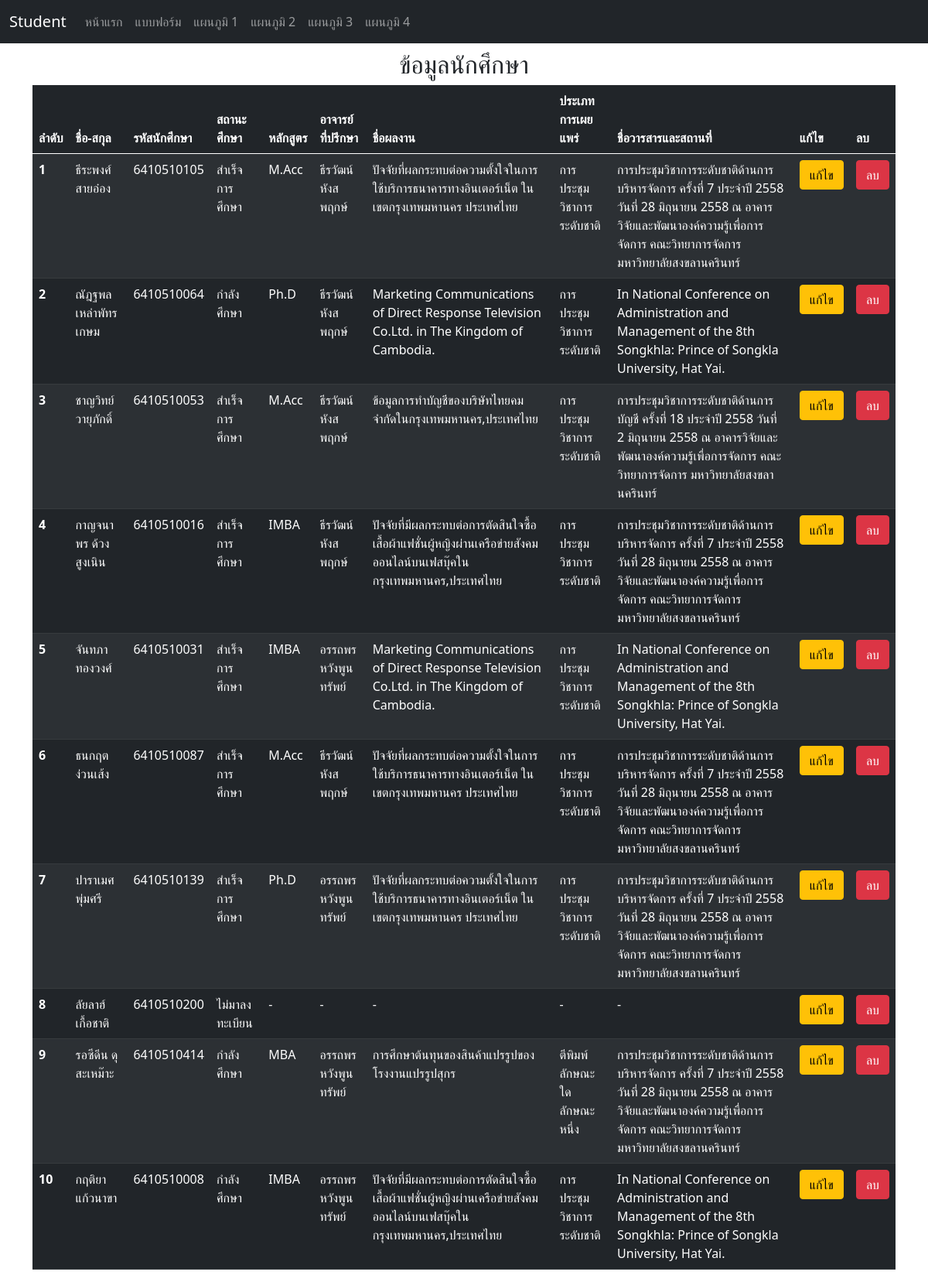
The page / on the database its author committed.
### myapp/models.py (models this page shows, shortened)
class Person(models.Model):
    name = models.CharField(max_length=100)
    s_id = models.IntegerField()
    date = models.DateField(auto_now_add=True)
    status = models.CharField(max_length=100)
    course = models.CharField(max_length=100)
    teacher = models.CharField(max_length=100)
    performance = models.CharField(max_length=100)
    typ_work = models.CharField(max_length=100)
    jour_name_place = models.CharField(max_length=200)

### myapp/views.py (the view)
# urls.py: path('',views.index),
def index(request):
    all_person = Person.objects.all()
    return render(request,"index.html",{"all_person":all_person})

### myapp/templates/index.html (shortened to what this page needs)
{% extends "base.html" %}
{% block content %}
    <h2 class="text-center">ข้อมูลนักศึกษา</h2>
    <table class="table table-dark table-striped">
        <thead>
          <tr>
            <th scope="col">ลำดับ</th>
            <th scope="col">ชื่อ-สกุล</th>
            <th scope="col">รหัสนักศึกษา</th>
            <th scope="col">สถานะศึกษา</th>
            <th scope="col">หลักสูตร</th>
            <th scope="col">อาจารย์ที่ปรึกษา</th>
            <th scope="col">ชื่อผลงาน</th>
            <th scope="col">ประเภทการเผยแพร่</th>
            <th scope="col">ชื่อวารสารและสถานที่</th>
            <th scope="col">แก้ไข</th>
            <th scope="col">ลบ</th>
          </tr>
        </thead>
        <tbody>
            {% for person in all_person %}
            <tr>
                <th scope="row">{{person.id}}</th>
                <td>{{person.name}}</td>
                <td>{{person.s_id}}</td>
                <td>{{person.status}}</td>
                <td>{{person.course}}</td>
                <td>{{person.teacher}}</td>
                <td>{{person.performance}}</td>
                <td>{{person.typ_work}}</td>
                <td>{{person.jour_name_place}}</td>
                <td><a href="edit/{{person.id}}" class="btn btn-warning">แก้ไข</a></td>
                <td>
                    <a href="delete/{{person.id}}"
                    class="btn btn-danger"
                    onclick="return confirm('คุณต้องการลบ {{person.name}} หรือไม่ ?')"
                    >ลบ</a>
            </tr>
            {% endfor %}
        </tbody>
      </table>
{% endblock %}

### myapp/templates/base.html (shortened to what this page needs)
<!DOCTYPE html>
<html lang="en">
<head>
    <link href="https://cdn.jsdelivr.net/npm/bootstrap@5.0.2/dist/css/bootstrap.min.css" rel="stylesheet">
</head>
<body>
    <nav class="navbar navbar-expand-lg navbar-dark bg-dark">
        <div class="container-fluid">
          <a class="navbar-brand" href="/">Student</a>
          <div class="collapse navbar-collapse" id="navbarNav">
            <ul class="navbar-nav">
              <li class="nav-item">
                <a class="nav-link" aria-current="page" href="/">หน้าแรก</a>
              </li>
              <li class="nav-item">
                <a class="nav-link" href="/form">แบบฟอร์ม</a>
              </li>
              <li class="nav-item">
                <a class="nav-link" href="/chart1">แผนภูมิ 1</a>
              </li>
              <li class="nav-item">
                <a class="nav-link" href="/chart2">แผนภูมิ 2</a>
              </li>
              <li class="nav-item">
                <a class="nav-link" href="/chart3">แผนภูมิ 3</a>
              </li>
              <li class="nav-item">
                <a class="nav-link" href="/chart4">แผนภูมิ 4</a>
              </li>
            </ul>
          </div>
        </div>
      </nav>
    <div class="container my-2">
        {% block content %}
        {%endblock%}
    </div>
</body>
</html>

### rows shown on the page
Person: id "1", name "ธีระพงศ์ สายอ๋อง", s_id "6410510105", status "สำเร็จการศึกษา", course "M.Acc", teacher "ธีรวัฒน์ หังสพฤกษ์", performance "ปัจจัยที่ผลกระทบต่อความตั้งใจในการใช้บริการธนาคารทางอินเตอร์เน็ต ในเขตกรุงเทพมหานคร ประเทศไทย", typ_work "การประชุมวิชาการระดับชาติ", jour_name_place "การประชุมวิชาการระดับชาติด้านการบริหารจัดการ ครั้งที่ 7 ประจำปี 2558 วันที่ 28 มิถุนายน 2558 ณ อาคารวิจัยและพัฒนาองค์ความรู้เพื่อการจัดการ คณะวิทยาการจัดการ มหาวิทยาลัยสงขลานครินทร์"
Person: id "2", name "ณัฎฐพล เหล่าพัทรเกษม", s_id "6410510064", status "กำลังศึกษา", course "Ph.D", teacher "ธีรวัฒน์ หังสพฤกษ์", performance "Marketing Communications of Direct Response Television Co.Ltd. in The Kingdom of Cambodia.", typ_work "การประชุมวิชาการระดับชาติ", jour_name_place "In National Conference on Administration and Management of the 8th Songkhla: Prince of Songkla University, Hat Yai."
Person: id "3", name "ชาญวิทย์ วายุภักดิ์", s_id "6410510053", status "สำเร็จการศึกษา", course "M.Acc", teacher "ธีรวัฒน์ หังสพฤกษ์", performance "ข้อมูลการทำบัญชีของบริษัทไทยคม จำกัดในกรุงเทพมหานคร,ประเทศไทย", typ_work "การประชุมวิชาการระดับชาติ", jour_name_place "การประชุมวิชาการระดับชาติด้านการบัญชี ครั้งที่ 18 ประจำปี 2558 วันที่ 2 มิถุนายน 2558 ณ อาคารวิจัยและพัฒนาองค์ความรู้เพื่อการจัดการ คณะวิทยาการจัดการ มหาวิทยาลัยสงขลานครินทร์"
Person: id "4", name "กาญจนาพร ด้วงสูงเนิน", s_id "6410510016", status "สำเร็จการศึกษา", course "IMBA", teacher "ธีรวัฒน์ หังสพฤกษ์", performance "ปัจจัยที่มีผลกระทบต่อการตัดสินใจซื้อเสื้อผ้าแฟชั่นผู้หญิงผ่านเครือข่ายสังคมออนไลน์บนเฟสบุ๊คในกรุงเทพมหานคร,ประเทศไทย", typ_work "การประชุมวิชาการระดับชาติ", jour_name_place "การประชุมวิชาการระดับชาติด้านการบริหารจัดการ ครั้งที่ 7 ประจำปี 2558 วันที่ 28 มิถุนายน 2558 ณ อาคารวิจัยและพัฒนาองค์ความรู้เพื่อการจัดการ คณะวิทยาการจัดการ มหาวิทยาลัยสงขลานครินทร์"
Person: id "5", name "จันทภา ทองวงศ์", s_id "6410510031", status "สำเร็จการศึกษา", course "IMBA", teacher "อรรถพร หวังพูนทรัพย์", performance "Marketing Communications of Direct Response Television Co.Ltd. in The Kingdom of Cambodia.", typ_work "การประชุมวิชาการระดับชาติ", jour_name_place "In National Conference on Administration and Management of the 8th Songkhla: Prince of Songkla University, Hat Yai."
Person: id "6", name "ธนกฤต ง่วนเส้ง", s_id "6410510087", status "สำเร็จการศึกษา", course "M.Acc", teacher "ธีรวัฒน์ หังสพฤกษ์", performance "ปัจจัยที่ผลกระทบต่อความตั้งใจในการใช้บริการธนาคารทางอินเตอร์เน็ต ในเขตกรุงเทพมหานคร ประเทศไทย", typ_work "การประชุมวิชาการระดับชาติ", jour_name_place "การประชุมวิชาการระดับชาติด้านการบริหารจัดการ ครั้งที่ 7 ประจำปี 2558 วันที่ 28 มิถุนายน 2558 ณ อาคารวิจัยและพัฒนาองค์ความรู้เพื่อการจัดการ คณะวิทยาการจัดการ มหาวิทยาลัยสงขลานครินทร์"
Person: id "7", name "ปาราเมศ พุ่มศรี", s_id "6410510139", status "สำเร็จการศึกษา", course "Ph.D", teacher "อรรถพร หวังพูนทรัพย์", performance "ปัจจัยที่ผลกระทบต่อความตั้งใจในการใช้บริการธนาคารทางอินเตอร์เน็ต ในเขตกรุงเทพมหานคร ประเทศไทย", typ_work "การประชุมวิชาการระดับชาติ", jour_name_place "การประชุมวิชาการระดับชาติด้านการบริหารจัดการ ครั้งที่ 7 ประจำปี 2558 วันที่ 28 มิถุนายน 2558 ณ อาคารวิจัยและพัฒนาองค์ความรู้เพื่อการจัดการ คณะวิทยาการจัดการ มหาวิทยาลัยสงขลานครินทร์"
Person: id "8", name "ลัยลาฮ์ เกื้อชาติ", s_id "6410510200", status "ไม่มาลงทะเบียน", course "-", teacher "-", performance "-", typ_work "-", jour_name_place "-"
Person: id "9", name "รอซีดีน ดุสะเหม๊าะ", s_id "6410510414", status "กำลังศึกษา", course "MBA", teacher "อรรถพร หวังพูนทรัพย์", performance "การศึกษาต้นทุนของสินค้าแปรรูปของโรงงานแปรรูปสุกร", typ_work "ตีพิมพ์ลักษณะใดลักษณะหนึ่ง", jour_name_place "การประชุมวิชาการระดับชาติด้านการบริหารจัดการ ครั้งที่ 7 ประจำปี 2558 วันที่ 28 มิถุนายน 2558 ณ อาคารวิจัยและพัฒนาองค์ความรู้เพื่อการจัดการ คณะวิทยาการจัดการ มหาวิทยาลัยสงขลานครินทร์"
Person: id "10", name "กฤติยา แก้วนาขา", s_id "6410510008", status "กำลังศึกษา", course "IMBA", teacher "อรรถพร หวังพูนทรัพย์", performance "ปัจจัยที่มีผลกระทบต่อการตัดสินใจซื้อเสื้อผ้าแฟชั่นผู้หญิงผ่านเครือข่ายสังคมออนไลน์บนเฟสบุ๊คในกรุงเทพมหานคร,ประเทศไทย", typ_work "การประชุมวิชาการระดับชาติ", jour_name_place "In National Conference on Administration and Management of the 8th Songkhla: Prince of Songkla University, Hat Yai."
